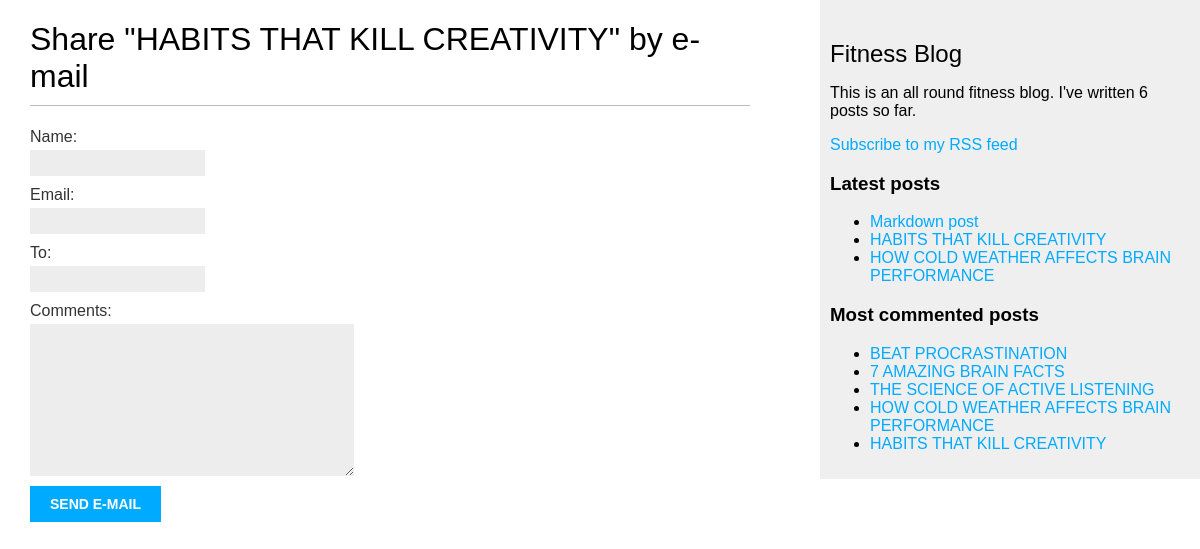
The page /blog/7/share/ on the database its author committed.
### blog/models.py (models this page shows, shortened)
class Post(models.Model):
    class Status(models.TextChoices):#enumerate class Status by subclassing models.TextChoices.
         DRAFT = 'DF','Draft'#available choices for the post status are DRAFT and PUBLISHED.
         PUBLISHED = 'PB','Published'#Their respective values are DF and PB, and their labels or readable names are Draft and Published.
    title = models.CharField(max_length =250)
    body = models.TextField()
    slug = models.SlugField(max_length =250, unique_for_date='publish')
    created_at = models.DateTimeField(auto_now_add=True)
    updated_at = models.DateTimeField(auto_now_add=True)
    publish = models.DateTimeField(default=timezone.now)
    status = models.CharField(max_length =2, choices=Status.choices, default=Status.DRAFT)
    author = models.ForeignKey(User, on_delete=models.CASCADE, related_name='blog_posts')
    objects = models.Manager()# The default manager
    published = PublishedManager()# Our custom managerf
    tags = TaggableManager()
    class Meta:# this class defines metadata for the model
         ordering = ['-publish']#ordering attribute tells Django to sort results by the publish field
         indexes = [#This option allows database indexes for your model
              models.Index(fields=['-publish']),
         ]
    def get_absolute_url(self):#builds URL dynamically using the URL name defined in the URL patterns.
         return reverse('blog:post_detail', args=[self.publish.year,
                                                  self.publish.month,
                                                  self.publish.day,
                                                  self.slug])#parameters of the canonical URL for blog posts to match the new URL parameters.

### blog/views.py (the view)
# urls.py: path('<int:post_id>/share/', views.post_share, name='post_share'),
def post_share(request, post_id):
    post = get_object_or_404(Post, id=post_id, status=Post.Status.PUBLISHED)
    sent = False
    if request.method == 'POST':
        form = EmailPostForm(request.POST)
        if form.is_valid():
            cd = form.cleaned_data
            post_url = request.build_absolute_uri(
                post.get_absolute_url())
            subject = f"{cd['name']} recommends you read " \
                      f"{post.title}"
            message = f"Read {post.title} at {post_url}\n\n" \
                      f"{cd['name']}\'s comments: {cd['comments']}"
            send_mail(subject, message, 'carolgitongaofficial@gmail.com',
                     [cd['to']])
            sent = True
    else:
        form = EmailPostForm()
    return render(request, 'post/share.html', {'post': post, 'form': form, 'sent': sent})

### blog/forms.py
class EmailPostForm(forms.Form):
    name = forms.CharField(max_length=25)
    email = forms.EmailField()
    to = forms.EmailField()
    comments = forms.CharField(required=False, widget=forms.Textarea)

### blog/models.py (called while the page is built)
     def get_queryset(self):
          return super().get_queryset()\
          .filter(status=Post.Status.PUBLISHED)

### blog/templatetags/blog_tags.py (called while the page is built)
@register.simple_tag
def total_posts():
    return Post.published.count()

@register.inclusion_tag('post/latest_posts.html')
def show_latest_posts(count=5):
    latest_posts = Post.published.order_by('-publish')[:count]
    return {'latest_posts': latest_posts}

@register.simple_tag
def get_most_commented_posts(count=5):
    return Post.published.annotate(
                total_comments=Count('comments')
            ).order_by('-total_comments')[:count]

### blog/templates/post/share.html (shortened to what this page needs)
{% extends "blog/base.html" %}
{% block content %}
{% if sent %}
<h1>E-mail successfully sent</h1>
<p>
    "{{ post.title}}" was successfully sent to {{ form.cleaned_data.to }}.
</p>
{% else %}
<h1>Share "{{ post.title }}" by e-mail</h1>
<form method="post">
    {{ form.as_p }}
    <input type="submit" value="Send e-mail">
</form>
{% endif %}
{% endblock %}

### blog/templates/blog/base.html (shortened to what this page needs)
{% load blog_tags %}
{% load static %}
<!DOCTYPE html>
<html lang="en">
<head>
    <link href="{% static "css/blog.css" %}" rel="stylesheet">
</head>
<body>
    <div id="content">
       {% block content %}
       {% endblock %}
    </div>
    <div id="sidebar">
        <h2>Fitness Blog</h2>
        <p>This is an all round fitness blog.
            I've written {% total_posts %} posts so far.
        </p>
        <p>
            <a href="{% url "blog:post_feed" %}">
                Subscribe to my RSS feed
            </a>
        </p>
        <h3>Latest posts</h3>
        {% show_latest_posts 3 %}
        <h3>Most commented posts</h3>
        {% get_most_commented_posts as most_commented_posts %}
        <ul>
            {% for post in most_commented_posts %}
            <li>
            <a href="{{ post.get_absolute_url }}">{{ post.title }}</a>
            </li>
            {% endfor %}
            </ul>
    </div>
</body>
</html>

### blog/templates/post/latest_posts.html
<ul>
    {% for post in latest_posts %}
    <li>
    <a href="{{ post.get_absolute_url }}">{{ post.title }}</a>
    </li>
    {% endfor %}
</ul>

### blog/static/css/blog.css (style rules this page uses)
body { margin:0; padding:0; font-family:helvetica, sans-serif; }
a { color:#00abff; text-decoration:none; }
h1 { font-weight:normal; border-bottom:1px solid #bbb; padding:0 0 10px 0; }
h2 { font-weight:normal; margin:30px 0 0; }
#content { float:left; width:60%; padding:0 0 0 30px; }
#sidebar { float:right; width:30%; padding:10px; background:#efefef; height:100%; }
label { float:left; clear:both; color:#333; margin-bottom:4px; }
input, textarea { clear:both; float:left; margin:0 0 10px; background:#ededed; border:0; padding:6px 10px; font-size:12px; }
input[type=submit] { font-weight:bold; background:#00abff; color:#fff; padding:10px 20px; font-size:14px; text-transform:uppercase; }

### rows shown on the page
Post: title "HABITS THAT KILL CREATIVITY"
Post: title "Markdown post"
Post: title "HOW COLD WEATHER AFFECTS BRAIN PERFORMANCE"
Post: title "BEAT PROCRASTINATION"
Post: title "7 AMAZING BRAIN FACTS"
Post: title "THE SCIENCE OF ACTIVE LISTENING"
